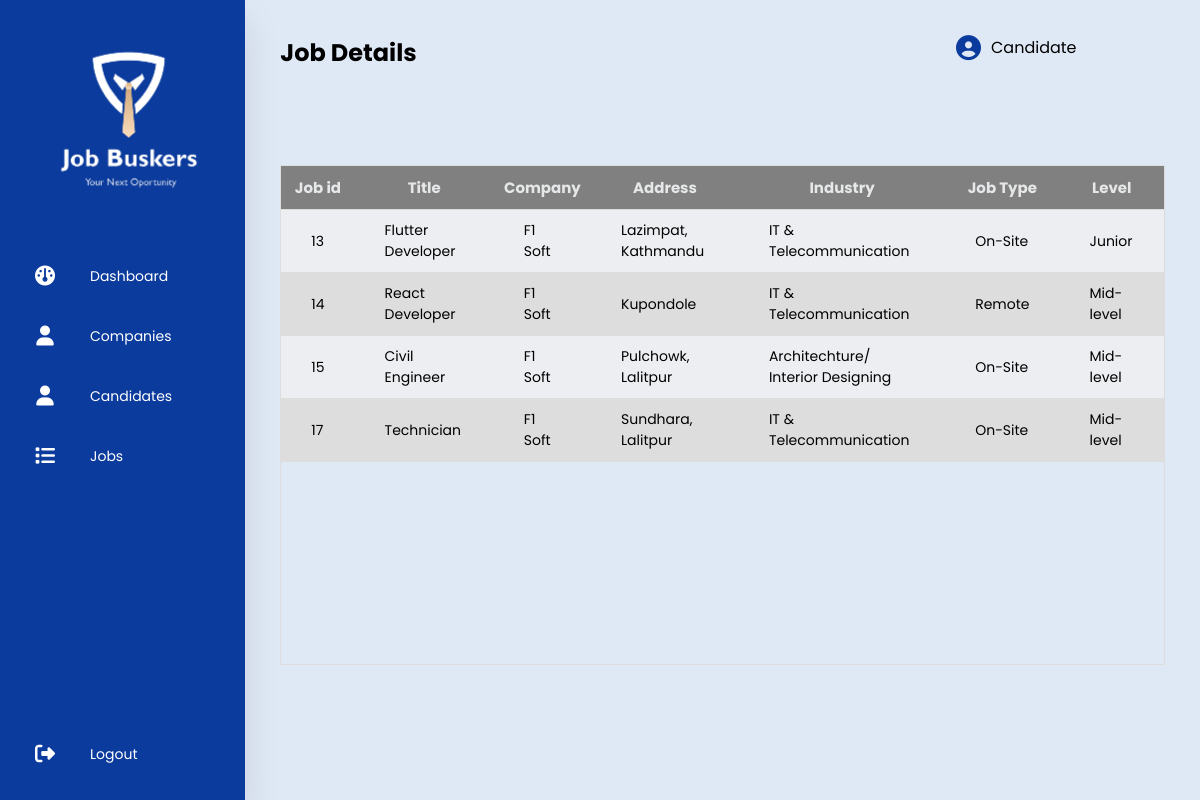
The page /job/ (signed in) on the database as committed earlier.
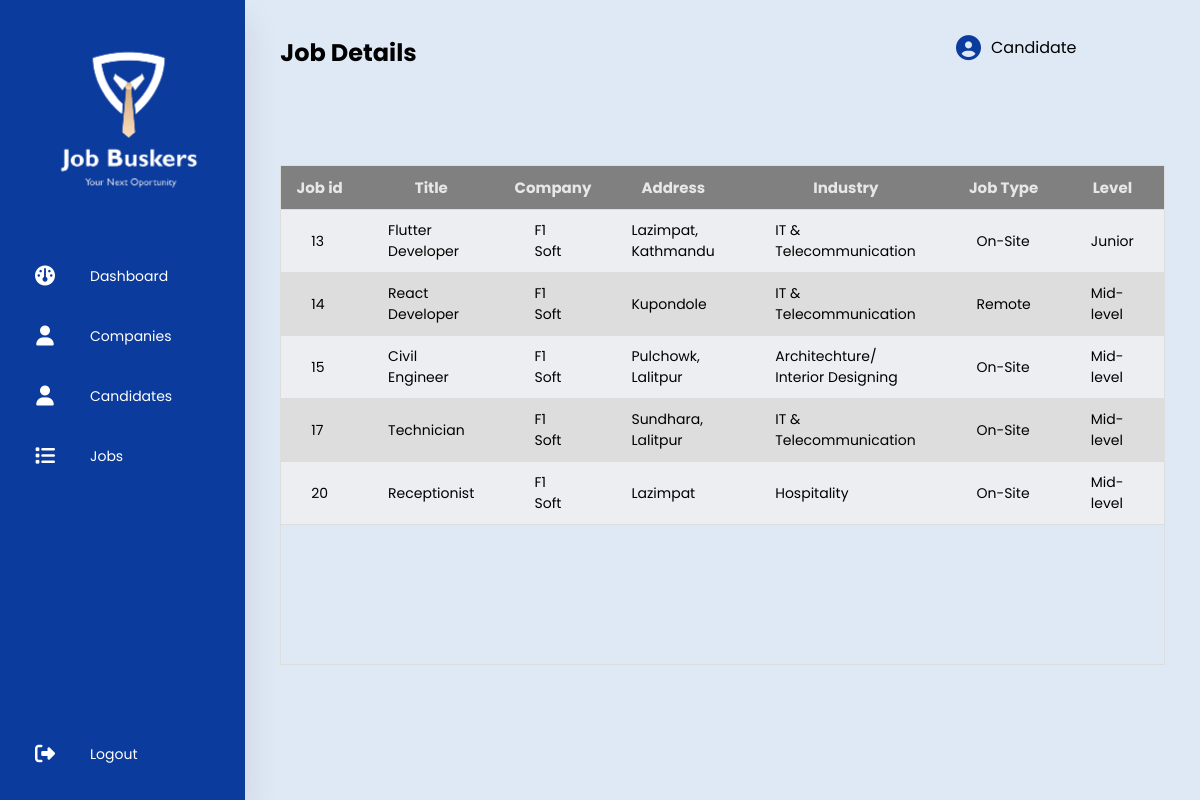
The same page on the database as committed later.
### jobs/models.py (models this page shows)
class Jobs(models.Model):
    industry_selections = [('Architechture/ Interior Designing', 'Architechture/ Interior Designing'),
                  ('IT & Telecommunication', 'IT & Telecommunication'),
                  ('Teaching/ Education', 'Teaching/ Education'),
                  ('NGO/ INGO', 'NGO/ INGO'),
                  ('Graphics/ Designing', 'Graphics/ Designing'),
                  ('Hospitality', 'Hospitality'),
                  ('Sales/ Public Relation', 'Sales/ Public Relation'),
                  ('Legal Services', 'Legal Services'),
                  ('Other', 'Other')]
    status_selections = [('On-Site', 'On-Site'),
                    ('Remote', 'On-Site'),
                    ('Hybrid', 'Hybrid')]
    title = models.CharField(max_length=250, null=False, blank=False)
    address = models.CharField(max_length=50, null=False,blank=False)
    industry = models.CharField('Industry', max_length=200,
            choices=industry_selections, null=False, default='Other')
    job_type = models.CharField('Status', max_length=200,
            choices=status_selections, default='On-Site', null=False)
    salary = models.CharField(max_length=20, default='Negotiable', null=False)
    level = models.CharField(max_length=15, null=False, blank=False, default='Junior')
    status = models.BooleanField(default=True)
    company_id = models.ForeignKey(to=Company, on_delete=models.CASCADE)
    def __str__(self):
        return self.title

### user/models.py (models this page shows, shortened)
class Company(models.Model):
    selections = [('Architechture/ Interior Designing', 'Architechture/ Interior Designing'),
                  ('IT & Telecommunication', 'IT & Telecommunication'),
                  ('Teaching/ Education', 'Teaching/ Education'),
                  ('NGO/ INGO', 'NGO/ INGO'),
                  ('Graphics/ Designing', 'Graphics/ Designing'),
                  ('Hospitality', 'Hospitality'),
                  ('Sales/ Public Relation', 'Sales/ Public Relation'),
                  ('Legal Services', 'Legal Services'),
                  ('Other', 'Other')]
    user = models.OneToOneField(CustomUser, on_delete=models.CASCADE)
    industry = models.CharField('Industry', max_length=200,
            choices=selections, null=False, default='Other')
    website = models.CharField(max_length=20, null=True, blank=True)
    est_year = models.PositiveSmallIntegerField(null=True, blank=True)
    banner_image = models.ImageField(upload_to='images/user/company', help_text='Job Banner', null=True, blank=True)

class CustomUser (AbstractBaseUser, PermissionsMixin):
    display_picture = models.ImageField(upload_to='images/user', help_text='Display picture containing a person or a logo.', null=True, blank=True)
    name = models.CharField(max_length=20, null=False)
    phone = PhoneNumberField(null=True, blank=True, unique=True)
    email = models.EmailField(_('email_address'), unique=True, max_length=200)
    location = models.CharField(max_length=30, null=True, blank=True)
    description =  models.CharField(max_length=900, null=True, blank=True)
    is_verified = models.BooleanField(default=False)
    is_active = models.BooleanField(default=False)
    is_staff = models.BooleanField(default=False)
    class UserType(models.IntegerChoices):
        ADMIN = 1, _('Admin'),
        COMPANY = 2, _('Company'),
        CANDIDATE = 3, _('Candidate')
    user_type = models.IntegerField(choices=UserType.choices, blank=True, null=True)
    USERNAME_FIELD = 'email'
    REQUIRED_FIELDS = ['name', 'phone', 'location',]
    objects = CustomUserManager()

### adminPanel/views.py (the view)
# urls.py: path('job/', getJobs, name='job'),
@login_required(login_url='/')
def getJobs(request):
    job_detail=Jobs.objects.all()
    print(job_detail)
    context = {
        'job_detail': job_detail,
        'title': 'Job Details'
    }
    return render(request, 'job.html', context)

### templates/job.html (shortened to what this page needs)
{% extends 'main.html' %}
{% block content%}
<section class="main">
    <div class="main-top">
        <h1>{{title}}</h1>
        <div class="user-option">
            <i class="fas fa-circle-user"></i>
            <span>{{user.name}}</span>
        </div>
    </div>
            <div class="main-section">
                <div class="header_fixed", id="table">
                    <table>
                        <thead>
                            <tr>
                                <th>Job id</th>
                                <th>Title</th>
                                <th>Company</th>
                                <th>Address</th>
                                <th>Industry</th>
                                <th>Job Type</th>
                                <th>Level</th>
                            </tr>
                        </thead>
                        <tbody>
                            {% for detail in job_detail  %}
                            <tr>
                                <td>{{detail.id}}</td>
                                <td>{{detail.title}}</td>
                                <td>{{detail.company_id.user.name}}</td>
                                <td>{{detail.address}}</td>
                                <td>{{detail.industry}}</td>
                                <td>{{detail.job_type}}</td>
                                <td>{{detail.level}}</td>
                            </tr>
                            {% endfor %}
                        </tbody>
                    </table>
                </div>
                            </section>
{% endblock content%}

Rows that differ between the two databases and show on the page:
added Jobs: id "20", title "Receptionist", company_id.user.name "F1 Soft", address "Lazimpat", industry "Hospitality", job_type "On-Site", level "Mid-level"
